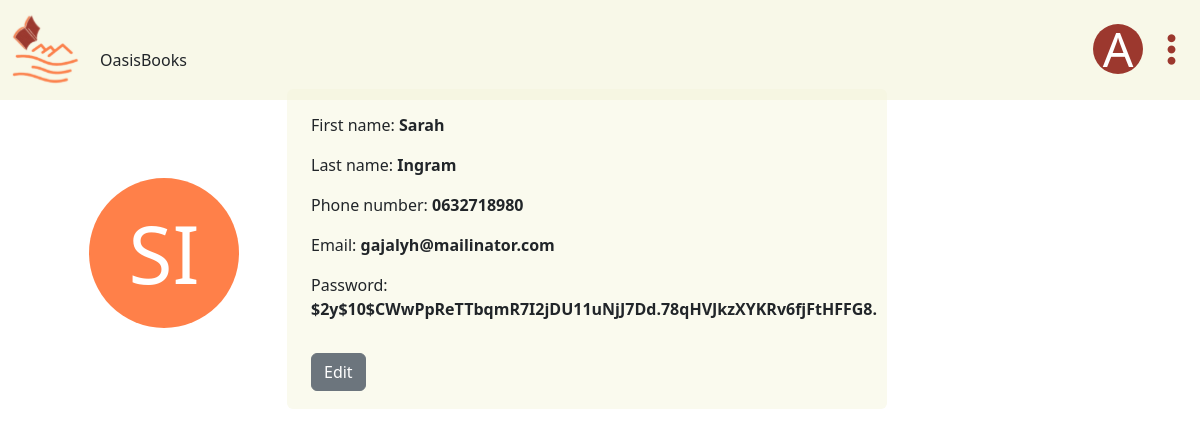
Page /php/profil.php (signed in) on the committed database.
### tables this page shows
CREATE TABLE `members` (
  `Nickname` varchar(150) NOT NULL,
  `Firstname` varchar(150) DEFAULT NULL,
  `Lastname` varchar(150) DEFAULT NULL,
  `Password` varchar(150) DEFAULT NULL,
  `Admin` tinyint(1) DEFAULT NULL,
  `Address` varchar(100) DEFAULT NULL,
  `Email` varchar(100) DEFAULT NULL,
  `PhoneNumber` varchar(100) DEFAULT NULL,
  `CIN` varchar(50) DEFAULT NULL,
  `Occupation` varchar(50) DEFAULT NULL,
  `Penalty_Count` int(11) DEFAULT NULL,
  `Birth_Date` date DEFAULT NULL,
  `Creation_Date` date DEFAULT NULL
);

### php/profil.php (the view, shortened to what this page needs)
<!DOCTYPE html>
<html lang="en">
<head>
  <link href="https://cdn.jsdelivr.net/npm/bootstrap@5.3.0-alpha1/dist/css/bootstrap.min.css" rel="stylesheet">
  <link href="../css/style_profile.css" alt="stylesheet" />
</head>
<body>
  <?php
  require 'navbar.php';
  $nickname = $_SESSION["nickname"];
  $sql = "SELECT * FROM Members WHERE nickname = ?";
  $stmt = $db->prepare($sql);
  $stmt->execute([$nickname]);
  if ($stmt->rowCount() > 0) {
    $row = $stmt->fetch(PDO::FETCH_ASSOC);
    $first_name = $row["Firstname"];
    $last_name = $row["Lastname"];
    $initials = strtoupper(substr($first_name, 0, 1) . substr($last_name, 0, 1));
  } else {
    echo "User not found.";
  }
  ?>
  <div class="profilinfo d-flex gap-5 " style="height: 320px; padding: 0%; margin-top:89px;">
    <div class="rounded-circle  d-flex justify-content-center align-items-center" style="width: 150px; height: 150px;margin-top:89px;margin-left:89px;background-color: #ff8049;">
      <span class="text-white display-1 font-weight-bold"><?php echo $initials; ?></span>
    </div>
    <div class="userinfo  p-4 rounded w-50 " style=" background-color: #FAFAEE;">
      <p class="card-text">First name: <span class="fw-bold"><?php echo  $row["Firstname"]; ?></span></p>
      <p class="card-text">Last name: <span class="fw-bold"><?php echo $row["Lastname"]; ?></span></p>
      <p class="card-text">Phone number: <span class="fw-bold"><?php echo $row["PhoneNumber"];; ?></span></p>
      <p class="card-text">Email: <span class="fw-bold"><?php echo $row["Email"]; ?></span></p>
      <p class="card-text">Password: <span class="fw-bold"><?php echo $row["Password"]; ?></span></p>
      <div class="editprofil"><button type="button" class="btn btn-secondary mt-3" data-bs-toggle="modal" data-bs-target="#editModal">Edit <iconify-icon icon="material-symbols:edit"></iconify-icon></button></div>
    </div>
  </div>
</body>
</body>
</html>

### rows in the picture
members: initials "SI", Firstname "Sarah", Lastname "Ingram", PhoneNumber "0632718980", Email "gajalyh@mailinator.com", Password "$2y$10$CWwPpReTTbqmR7I2jDU11uNjJ7Dd.78qHVJkzXYKRv6fjFtHFFG8."

### other values in the picture
$initial "A"
